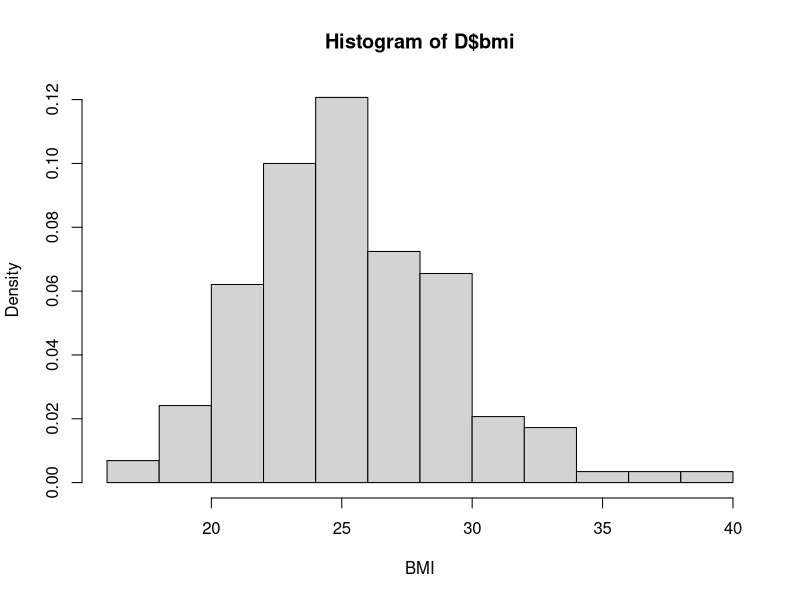
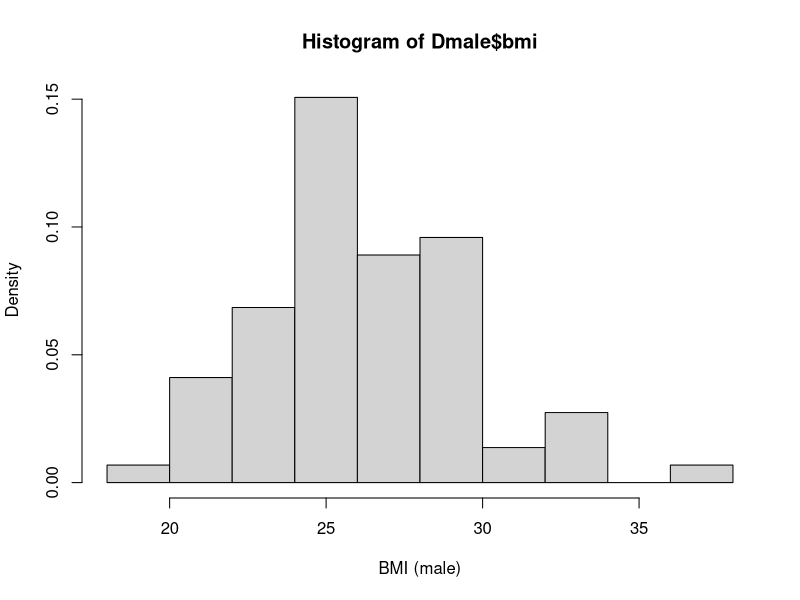
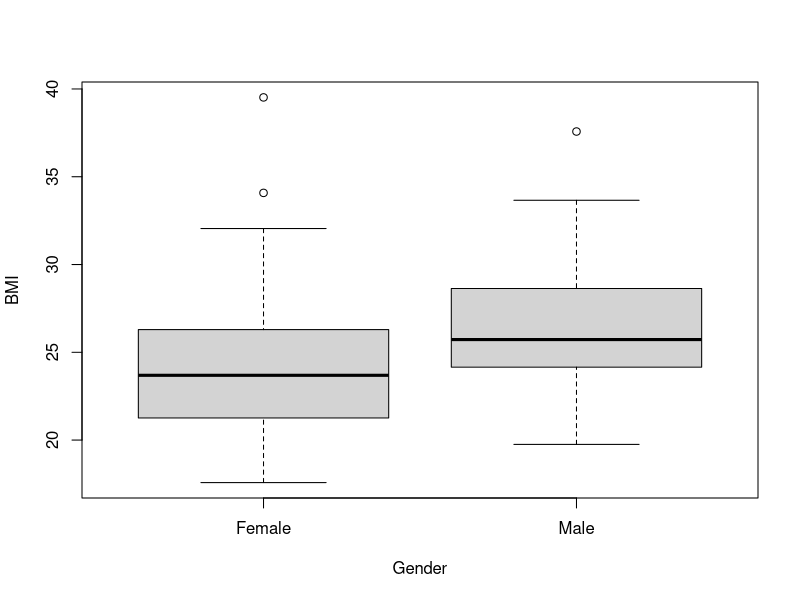
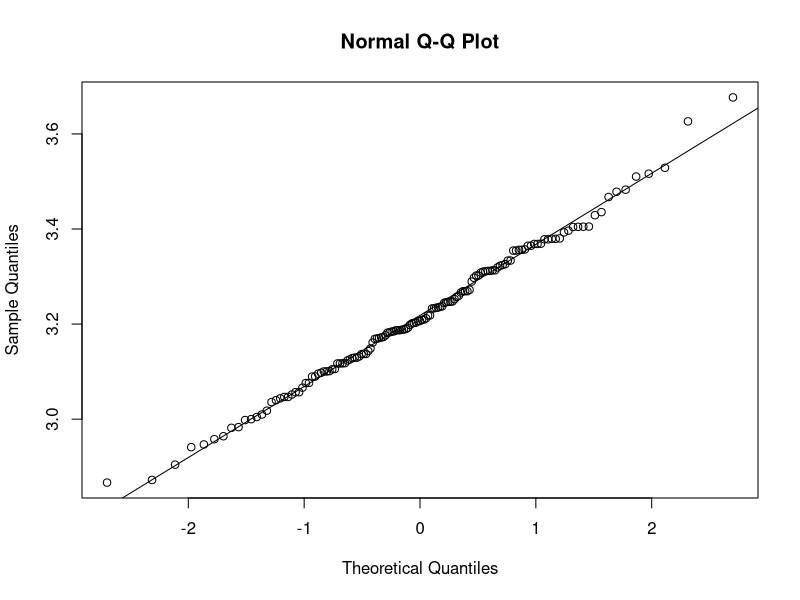
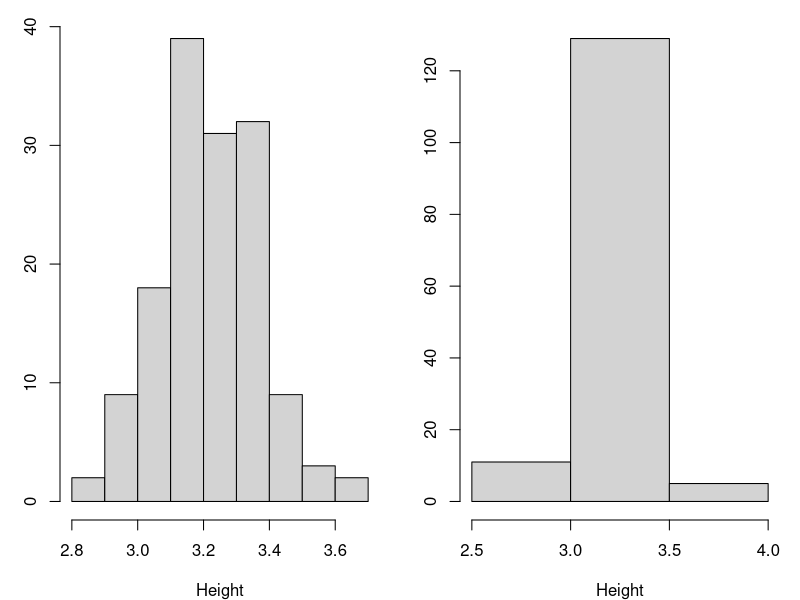
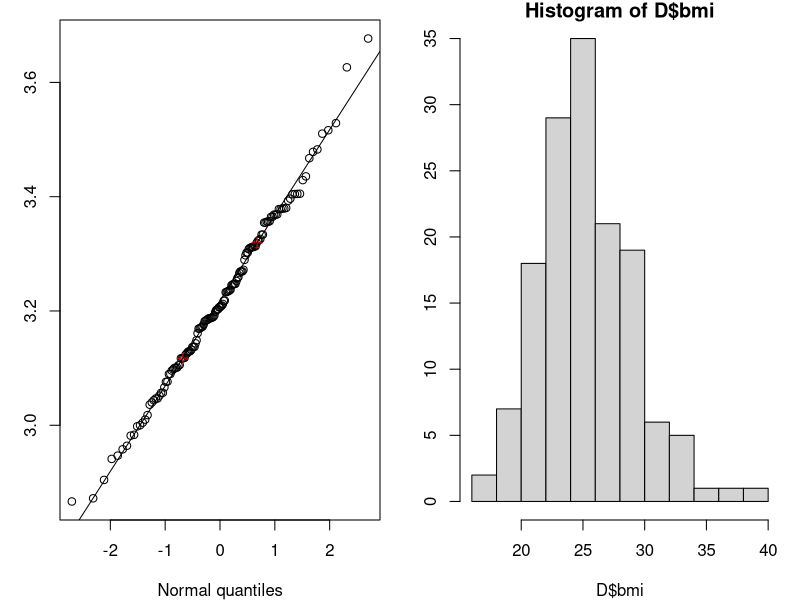
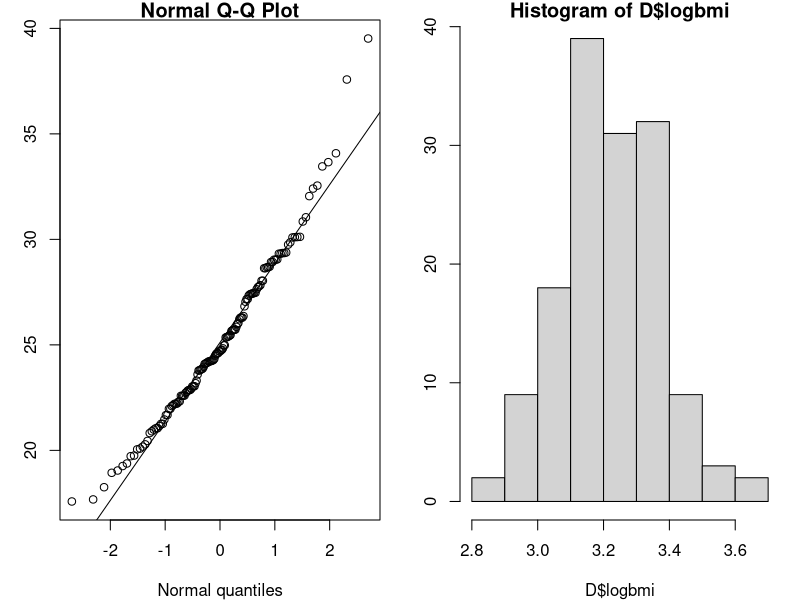
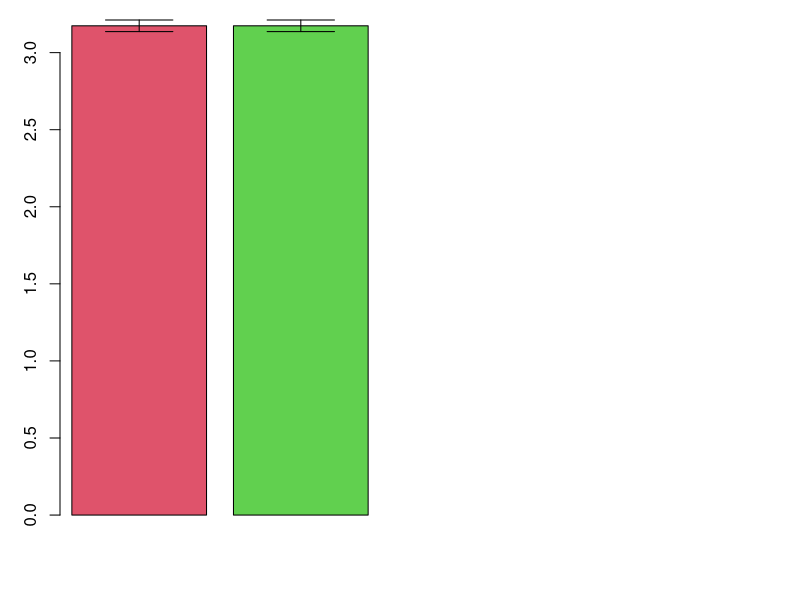

These figures' R source, in order:
## Read data from bmi1_data.csv
D <- read.table("bmi1_data.csv", header=TRUE, sep=";", as.is=TRUE)
#D <- read.csv("bmi1_data.csv")

## Dimensions of bmi1 (number of rows and columns)
dim(D)
## Column/variable names
names(D)
## The first rows/observations 
head(D)
## The last rows/observations
tail(D)
## Selected summary statistics
summary(D)
## Another type of summary of the dataset str(bmi1)
str(D)



#------------------------------------
#b
## Calculate BMI scores and add new variable to D
D$bmi <- D$weight/(D$height/100)^2

## Histogram describing the empirical density of the BMI scores 
## (histogram of the BMI scores normalized to have an area of 1) 
hist(D$bmi, xlab="BMI", prob=TRUE)

# Is there much variation to be seen in the observations? 
var(D$bmi)

#------------------------------------
#c 
## Divide data into two subsets according to gender
Dfemale <- subset(D, gender == 0)
Dmale <- subset(D, gender == 1)

## Density histograms describing the emprical density 
## of the BMI scroes of women and men, respectively
t
hist(Dmale$bmi, xlab="BMI (male)", prob=TRUE)

#------------------------------
#d
## Box plot of BMI scores by gender 
boxplot(Dfemale$bmi, Dmale$bmi, names=c("Female", "Male"), xlab="Gender", ylab="BMI")

#-------------------------------
#e
## The argument 'na.rm=TRUE' ensures that the statistic is 
## computed even in cases where there are missing values.

## Total number of observations 
## (doesn't include missing values if there are any)
sum(!is.na(D$bmi))
## Sample mean (both genders combined)
mean(D$bmi, na.rm=TRUE)
## Sample variance (both genders combined)
var(D$bmi, na.rm=TRUE)
## Sample std (both genders combined)
sqrt(var(D$bmi, na.rm=TRUE))
## Lower quartile median and upper quartile (both genders combined)
quantile(D$bmi, na.rm=TRUE)

# For Men: 
## Total number of observations 
## (doesn't include missing values if there are any)
sum(!is.na(Dmale$bmi))
## Sample mean 
mean(Dmale$bmi, na.rm=TRUE)
## Sample variance 
var(Dmale$bmi, na.rm=TRUE)
## Sample std 
sqrt(var(Dmale$bmi, na.rm=TRUE))
## Lower quartile median and upper quartile
quantile(Dmale$bmi, na.rm=TRUE)

# For Women: 
## Total number of observations 
## (doesn't include missing values if there are any)
sum(!is.na(Dfemale$bmi))
## Sample mean 
mean(Dfemale$bmi, na.rm=TRUE)
## Sample variance 
var(Dfemale$bmi, na.rm=TRUE)
## Sample std 
sqrt(var(Dfemale$bmi, na.rm=TRUE))
## Lower quartile median and upper quartile 
quantile(Dfemale$bmi, na.rm=TRUE)

#------------------------------------
## New variable 'logbmi' with log-trasformed BMI
D$logbmi <- log(D$bmi)
## qq-plot of log-transformed BMI
qqnorm(D$logbmi)
qqline(D$logbmi)
#f
## Statistical Model 
## Sample mean (both genders combined)
mean(D$logbmi, na.rm=TRUE)
## Sample variance (both genders combined)
var(D$logbmi, na.rm=TRUE)

sd(D$logbmi, na.rm=TRUE)


## Using histograms
par(mfrow=c(1,2), mar=c(4,3,1,1))
hist(D$logbmi, xlab="Height", main="", breaks=8)
hist(D$logbmi, xlab="Height", main="", breaks=2)

## The expected quantiles in a 0 to 1 uniform distribution
n <- length(D$logbmi)
## They have equal distance
pseq <- (1:n-0.5)/n
## Plot the expected normal distribution quantiles
plot(x=qnorm(p=pseq), y=sort(D$logbmi), xlab="Normal quantiles",
     ylab="Sample quantiles")
## Mark the 1st and 3rd quantiles with crosses
points(x=qnorm(p=c(0.25,0.75)), y=quantile(D$logbmi,probs=c(0.25,0.75)),
       pch=3, col="red")
## Add a straight line through the 1st and 3rd quantiles
qqline(D$logbmi)

## Let's use the rnorm command to draw 500 numbers at random from a normal distribution having mean 100 and standard deviation 10.
x <- rnorm(1,mean=mean(D$logbmi, na.rm=TRUE),sd=sd(D$logbmi, na.rm=TRUE))
z <- (x - mean(D$logbmi, na.rm=TRUE)) / sd(D$logbmi, na.rm=TRUE) / sqrt(length(D$logbmi))
#---------
#g
## Sample mean (both genders combined)
meanOfLogbmi <- mean(D$logbmi, na.rm=TRUE)
lengthOfLogbmi <- length(D$logbmi)
s <- sd(D$logbmi, na.rm=TRUE)

## The t-quantiles for n=10: which n - 1 = degrees of freedom
qt(0.975, lengthOfLogbmi - 1)

## The 95% confidence interval for the mean
meanOfLogbmi - qt(0.975, df = lengthOfLogbmi - 1) * s / sqrt(lengthOfLogbmi)

meanOfLogbmi + qt(0.975, df = lengthOfLogbmi - 1) * s / sqrt(lengthOfLogbmi)

## Test for previous 
## The 99% confidence interval for the mean
t.test(D$logbmi, conf.level = 0.95)

## Check if BMI score  coming from a normal distribution 
hist(D$bmi)
qqnorm(D$bmi, ylab = "Sample quantiles", xlab = "Normal quantiles")
qqline(D$bmi)

## As I had expected BMI score closer to a normal distribution
## Back transform to original scale, now we get the median! 
exp( 3.217641 )

#------------------------
#h
t.test(D$bmi, mu=25)

t_obs <- ( 25.24795  - 25) / sd(D$bmi) / length(D$bmi)

2 * (1 - pt(0.0004462139, length(D$bmi) -1))
### Specify the significance level α
# sample standard deviationt
sampleSD <- sd(D$logbmi)
sampleSize <-  length(D$logbmi)
# standard deviation of our sampling distribution
sdOfDistribution <- sampleSD / sampleSize
## Z-statistics: how far we away from mean 
#mean 
meanOfLogbmi <- mean(D$logbmi)
z <- meanOfLogbmi / sdOfDistribution

## Testing hypothesis mu=log(25) for log-trasformed BMI
t.test(D$logbmi, mu=log(25))

hist(D$logbmi)


### investigate whether a difference can be detected between the BMI of women and men.
## New variable 'logbmi' with log-trasformed BMI
Dmale$logbmi <- log(Dmale$bmi)
Dfemale$logbmi <- log(Dfemale$bmi)
##  Keep the summary statistics
ms <- c(mean(Dmale$bmi), mean(Dfemale$bmi))
vs <- c(var(Dmale$bmi), var(Dfemale$bmi))
ns <- c(length(Dmale$bmi), length(Dfemale$bmi))
## The observed statistic 
t_obs <- (ms[1]-ms[2])/sqrt(vs[1]/ns[1]+vs[2]/ns[2])
## The degrees of freedom 
nu <- ((vs[1]/ns[1]+vs[2]/ns[2])^2)/((vs[1]/ns[1])^2/(ns[1]-1)+(vs[2]/ns[2])^2/(ns[2]-1))

## Print the result 
t_obs

nu

## p-value
pv <- 2 * pt(t_obs, df = 145)

t.test(Dmale$bmi, Dfemale$bmi)

### i 
## New variable 'logbmi' with log-trasformed BMI
Dmale$logbmi <- log(Dmale$bmi)
Dfemale$logbmi <- log(Dfemale$bmi)
##  Keep the summary statistics
ms <- c(mean(Dmale$logbmi), mean(Dfemale$logbmi))
vs <- c(var(Dmale$logbmi), var(Dfemale$logbmi))
ns <- c(length(Dmale$logbmi), length(Dfemale$logbmi))


### j
## The t-quantiles for Nmen=73 and Nwomen=73:

qt(0.975, ns[2]-1)

## Calculate 95% confidence intervals 
sd <- c(sd(Dmale$logbmi), sd(Dfemale$logbmi))
# Men
ms[1] -  qt(0.975, ns[1]-1) * sd[1] / sqrt(ns[1])
ms[1] +  qt(0.975, ns[1]-1) * sd[1] / sqrt(ns[1])

# Women
ms[2] -  qt(0.975, ns[2]-1) * sd[2] / sqrt(ns[2])
ms[2] +  qt(0.975, ns[2]-1) * sd[2] / sqrt(ns[2])

## Consider data for women only
Dfemale <- subset(D, gender == 0)
## Compute CI for mean log-BMI score of a woman
KI <- t.test(Dfemale$logbmi, conf.level=0.95)$conf.int
KI
## "Back-transform" to get a CI for median BMI score of a woman 
exp(KI)

## Consider data for men only
Dmale <- subset(D, gender == 0)
## Compute CI for mean log-BMI score of a men
KI <- t.test(Dmale$logbmi, conf.level=0.95)$conf.int
KI
## "Back-transform" to get a CI for median BMI score of a mea 
exp(KI)



#------------------------------
### k 
## Comparison of mean logBMI for women and men
t.test(D$logbmi[D$gender == 0], D$logbmi[D$gender == 1])

#------------------------------
### i 
## The confidence intervals and joining the lower and upper limits
CIMen <- t.test(Dmale$logbmi)$conf.int
CIWomen <- t.test(Dfemale$logbmi)$conf.int
lower <- c(CIMen[1], CIWomen[1])
upper <- c(CIMen[2], CIWomen[2])
## First install the package with: 
install.packages("gplots")
library(gplots)
barplot2(c(mean(Dmale$logbmi),mean(Dfemale$logbmi)), plot.ci=TRUE, ci.l=lower, ci.u=upper,
         col = 2:3)

## The confidence intervals
CIMen



CIWomen
#---------------------------
## Computing correlations between selected variables
cor(D[,c("weight","fastfood","bmi")], use="pairwise.complete.obs")

df <- data.frame(weight = rnorm(D$weight), fastfood = rnorm(D$fastfood), bmi = rnorm(D$bmi))
plot(df)
